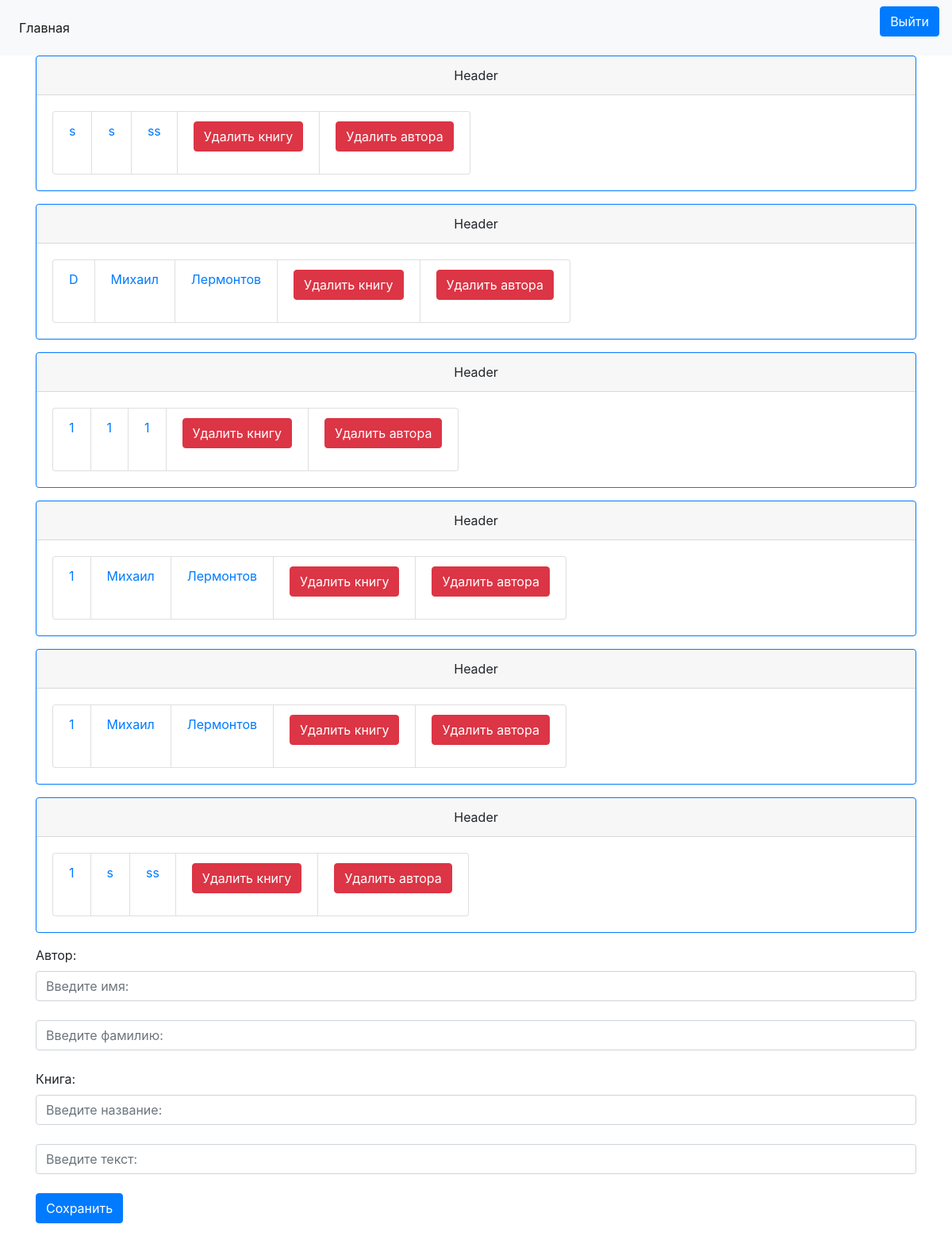
The app's page /index/ with its own data.
### first/models.py (models this page shows)
class Book(models.Model):
    name = models.CharField(max_length=200)
    author = models.ForeignKey(Author, on_delete=models.CASCADE)
    text = models.TextField(default='')

class Author(models.Model):
    name = models.CharField(max_length=200)
    surname = models.CharField(max_length=200)

### first/views.py (the view, shortened to what this page needs)
# urls.py: path('', views.index, name='index'),
def index(request):
    if request.method == 'GET':
        book_list = Book.objects.order_by('-name')
        template = loader.get_template('index.html')
        context = {
            'book_list': book_list
        }
        return HttpResponse(template.render(context, request))

### first/templates/index.html (shortened to what this page needs)
<html>
<head>
    <link rel="stylesheet" href="https://stackpath.bootstrapcdn.com/bootstrap/4.3.1/css/bootstrap.min.css" integrtiy="sha384-ggOyR0iXCbMQv3Xipma34MD+dH/1fQ784/j6cY/iJTQUOhcWr7x9JvoRxT2MZw1T">
</head>
<body>
    <nav class="navbar navbar-expand-lg navbar-light bg-light">
       <div class="collapse navbar-collapse" id="navbarSupportedContent">
         <ul class="navbar-nav mr-auto">
           <li class="nav-item active">
             <a class="nav-link" href="">Главная<span class="sr-only">(current)</span></a>
           </li>
                 </ul>
                 <form method="post" action="/logout">
           <input type="submit" name="LogOut" class="btn btn-primary" value="Выйти">
             </form>
           </div>
           </nav>
           <div class="container text-center">
            <div class="row align-items-start">
              <div class="col">
    {% if book_list %}
    {% for book in book_list %}
    <div class="card border-primary mb-3" style="">
        <div class="card-header">Header</div>
        <div class="card-body text-primary">
    <ul class="list-group list-group-horizontal">
        <li class="list-group-item"><a href="/book/{{book.id}}"> {{ book.name }}</a> </li>
        <li class="list-group-item">{{ book.author.name }} </li>
        <li class="list-group-item">{{ book.author.surname }} </li>
        <li class="list-group-item"><form action="{% url 'books:delete_book' book.id %}" method="post">
            <input type="submit" class="btn btn-danger" value="Удалить книгу">
        </form></li>
        <li class="list-group-item"><form action="{% url 'books:delete_author' book.author.id %}" method="post">
            <input type="submit" class="btn btn-danger" value="Удалить автора">
        </form></li>
    </ul>
</div>
</div>
    {% endfor %}
{% else %}
    <p class="card-text">No books are available.</p>
{% endif %}
</div>
</div>
</div>
<div class="container">
    <label>Автор:</label>
<form method="post">{% csrf_token %}
    <input type="text" name="aname" class="form-control" placeholder="Введите имя:" /><br>
    <input type="text" name="surname" class="form-control" placeholder="Введите фамилию:"/><br>
    <label>Книга:</label>
    <input type="text" name="bname" class="form-control" placeholder="Введите название:" /><br>
    <input type="text" name="text" class="form-control" id="exampleFormControlTextarea1" rows="5" placeholder="Введите текст:" /><br>
    <input type="submit"  class="btn btn-primary" value="Сохранить">
</form>
</div>
</body>
</html>

### records on screen
Book: name "s", author.name "s", author.surname "ss"
Book: name "D", author.name "Михаил", author.surname "Лермонтов"
Book: name "1", author.name "1", author.surname "1"
Book: name "1", author.name "Михаил", author.surname "Лермонтов"
Book: name "1", author.name "Михаил", author.surname "Лермонтов"
Book: name "1", author.name "s", author.surname "ss"
